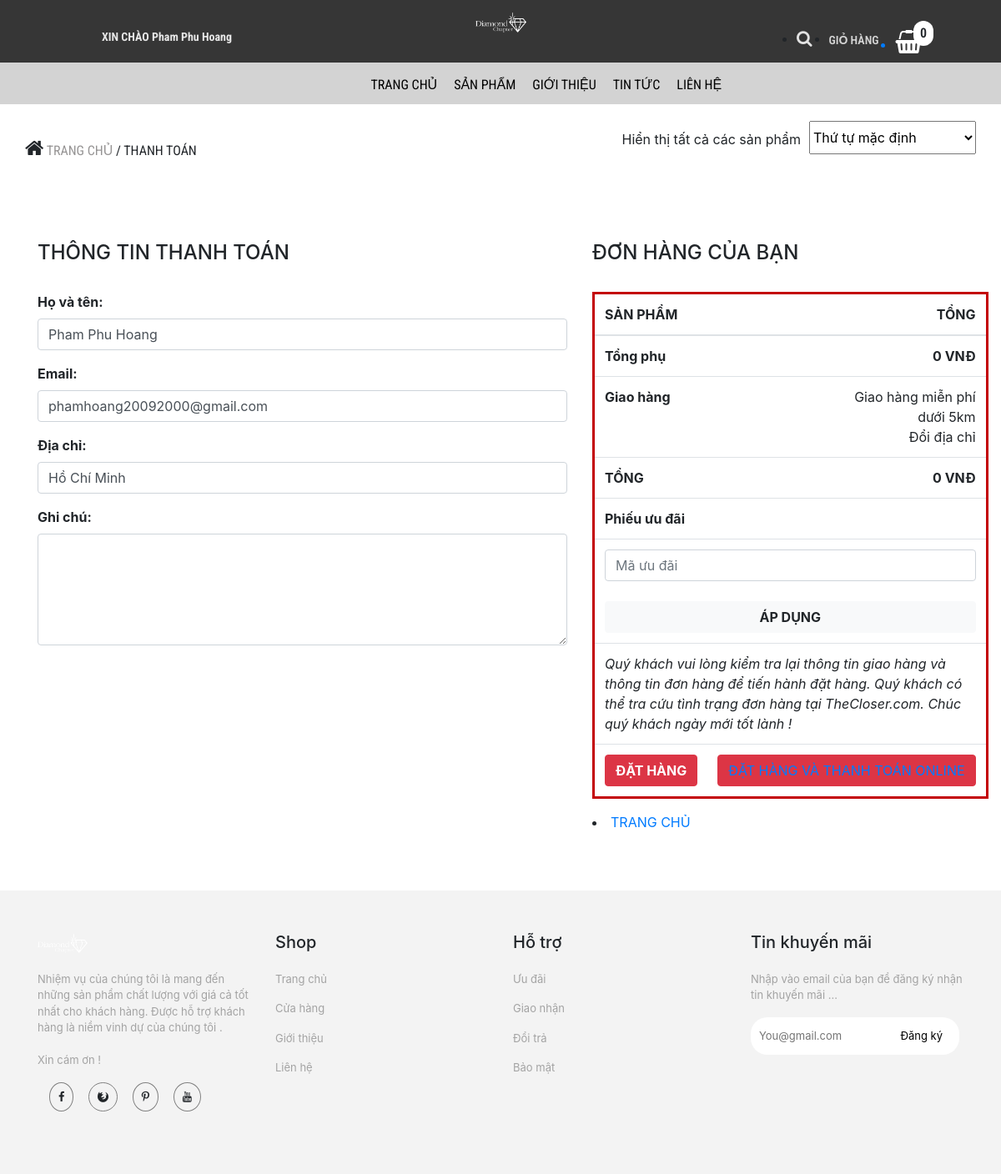
The app's page /trang-chinh/thanh-toan-gio-hang.php (signed in) with its own data.
### tables this page shows
CREATE TABLE `khach_hang` (
  `ma_kh` varchar(50) NOT NULL,
  `ho_ten` varchar(50) NOT NULL,
  `mat_khau` varchar(50) NOT NULL,
  `email` varchar(50) NOT NULL,
  `dia_chi` varchar(50) NOT NULL,
  `vai_tro` int(11) NOT NULL DEFAULT 0
);

### admin/dao/pdo.php (called while the page is built, shortened)
<?php
    function pdo_get_connection(){
        $pdo = new PDO("mysql:host=localhost;dbname=Comerce",'root','');
        $pdo->setAttribute(PDO::ATTR_ERRMODE, PDO::ERRMODE_EXCEPTION);
        return $pdo;
    }
    function pdo_query_one($sql){
        $sql_args = array_slice(func_get_args(),1);
        try{
            $conn = pdo_get_connection();
            $stmt = $conn ->prepare($sql);
            $stmt -> execute($sql_args);
            $row = $stmt -> fetch();
            return $row;
        }catch(PDOException $e){
            throw $e;
        }finally{
            unset($conn);
        }
    }
    ?>

### admin/dao/khach-hang.php (called while the page is built, shortened)
<?php
    require_once ('pdo.php');
    function khach_hang_select_by_id($ma_kh){
        $sql = "SELECT * FROM khach_hang WHERE ma_kh=?";
        return pdo_query_one($sql,$ma_kh);
    }
?>

### trang-chinh/thanh-toan-gio-hang.php (the view, shortened to what this page needs)
<!DOCTYPE html>
<html lang="en">
<head>
    <link rel="stylesheet" href="https://maxcdn.bootstrapcdn.com/bootstrap/4.0.0/css/bootstrap.min.css">
    <link rel="stylesheet" href="../../Comerce/css/chi-tiet-sp/products.css">
    <link rel="stylesheet" href="../../Comerce/css/chi-tiet-sp/plugin/css/owl.carousel.min.css">
    <link rel="stylesheet" href="../../Comerce/css/chi-tiet-sp/plugin/css/owl.theme.default.min.css">
    <link rel="stylesheet" href="https://cdnjs.cloudflare.com/ajax/libs/font-awesome/4.7.0/css/font-awesome.min.css">
    <link rel="stylesheet" href="https://maxcdn.bootstrapcdn.com/bootstrap/4.5.2/css/bootstrap.min.css">
</head>
<body>
    <div class="container-fluid">
        <div class="row">
            <div class="col-md-4" style="background-color: rgb(54, 54, 54);text-align: center">
                <div class="login">
                  <?php
                    if(!isset($_SESSION['user'])){
                  ?>
                  <a href="../../Comerce/tai-khoan/dang-nhap.php"><p><strong>ĐĂNG NHẬP / ĐĂNG KÍ</strong></p></a>
                    <?php }else{ ?>
                        <a href="../../Comerce/tai-khoan/thong-tin-tk.php"><p><strong>XIN CHÀO <?=$_SESSION['user']['ho_ten']?></strong></p></a>
                  <?php } ?>
                </div>
            </div>
            <div class="col-md-4" style="background-color: rgb(54, 54, 54);text-align: center">
                <div class="logo">
                <a href="index.php"><img src="../css/trang-chu/img/logo.png" alt="anh"></a>
                </div>
            </div>
            <div class="col-md-4" style="background-color: rgb(54, 54, 54);text-align: center">
                <div class="giohang" style = "position: reletive;">
                    <?php
                            $sll = 0;
                        ?>
                    <span style = "position: absolute;padding:3px 8px;background-color:#fff;border-radius:50px;left:295px;top:25px;" ><?=$sll?></span>
                <ul>
                        <li><i class="fa fa-search" style="font-size:20px;color:rgb(226, 226, 226)"></i></li>
                        <li><p style="color: rgb(212, 212, 212);font-size: 14px;">GIỎ HÀNG</p></li>
                       <a href="danh-sach-gio-hang.php"><li><i class="fa fa-shopping-basket" style="font-size:28px;color:rgb(255, 255, 255)"></i></li></a>
                    </ul>
                </div>
            </div>
        </div>
    </div>
    <div class="container-fluid">
        <div class="row">
            <div class="col-md-12" style="background-color: rgb(211, 211, 211);">
                <div class="nav">
                    <ul>
                        <li><a href="danh-sach-sp.php">TRANG CHỦ</a></li>
                        <li><a href="danh-sach-sp.php">SẢN PHẨM</a></li>
                            <li><a href="gioi-thieu.php">GIỚI THIỆU</a></li>
                            <li><a href="tin-tuc.php">TIN TỨC</a></li>
                            <li><a href="lien-he.php">LIÊN HỆ</a></li>
                    </ul>
                </div>
            </div>
        </div>
    </div>
    <div class="container" style="margin-top: 20px;">
        <div class="row">
            <div class="col-md-7" style="
    padding-left: 0px;
">
                <div class="chuyen">
                    <p><i class="fa fa-home" style="font-size:24px"></i> <span>TRANG CHỦ </span> / THANH TOÁN</p>
                </div>
            </div>
            <div class="col-md-5" style="padding-right: 0px;">
                <div class="thutu">
                    <ul>
                        <li>
                            <p style="margin-top: 10px;">Hiển thị tất cả các sản phẩm</p>
                        </li>
                        <li>
                            <select>
                               <option>Thứ tự mặc định</option>
                           </select>
                        </li>
                    </ul>
                </div>
            </div>
        </div>
    </div>
    <?php
        require_once ('../../Comerce/admin/dao/khach-hang.php');
        extract($_REQUEST);
        $ma_kh = $_SESSION['user']['ma_kh'];
        $item = khach_hang_select_by_id($ma_kh);
        extract($item);
    ?>
    <div class="container" style="margin-top: 80px;">
        <div class="row">
        <div class="col-sm-7">
        <form action="" method="post">
        <h4>THÔNG TIN THANH TOÁN</h4>
        <br>
        <table class="table table-borderless" border = "0">
            <tr>
                <div class="form-group">
                <label for=""> <b>Họ và tên:</b> </label>
                <input type="text" class="form-control" id="" name="ho_ten" value="<?=$ho_ten?>">
                </div>
            </tr>
            <tr>
                <div class="form-group">
                <label for=""><b>Email:</b></label>
                <input type="text" class="form-control" id="" name="email" value = "<?=$email?>">
                </div>
            </tr>
            <tr>
                <div class="form-group">
                <label for=""><b>Địa chỉ:</b></label>
                <input type="text" class="form-control" id="" name="dia_chi" value = "<?=$dia_chi?>">
                </div>
            </tr>
            <tr>
                <div class="form-group">
                <label for=""><b>Ghi chú:</b></label>
                <textarea class="form-control" rows="5" id="" name = "ghi_chu"></textarea>
                </div>
            </tr>
        </table>
        </div>
            <div class="col-sm-5">
            <h4>ĐƠN HÀNG CỦA BẠN</h4>
            <br>
            <table class="table" style = "border:3px solid #c30005;">
            <thead>
                <tr>
                    <th>SẢN PHẨM</th>
                    <th  style = "text-align:right;">TỔNG</th>
                </tr>
                </thead>
                <tbody>
                <?php
                $total = $i = 0;
                ?>
                <tr>
                    <td><b>Tổng phụ</b></td>
                    <td style = "text-align:right;"><b><?=number_format($total)?> VNĐ</b></td>
                </tr>
                <tr>
                    <td><b>Giao hàng</b></td>
                    <td style = "text-align:right;">Giao hàng miễn phí <br>
                    dưới 5km <br>
                    Đổi địa chỉ</td>
                </tr>
                <tr>
                    <td><b>TỔNG</b></td>
                    <td style = "text-align:right;"><b><?=number_format($total)?> VNĐ</b></td>
                </tr>
                <tr>
                    <td colspan = "2"><b>Phiếu ưu đãi</b></td>
                </tr>
                <tr>
                    <td colspan = "2">
                    <input type="text" class="form-control" placeholder="Mã ưu đãi"><br>
                    <button class = "btn btn-light" style = "width:100%;"><b>ÁP DỤNG</b></button>
                    </td>
                </tr>
                <tr>
                    <td colspan="2"><i>Quý khách vui lòng kiểm tra lại thông tin giao hàng và thông tin đơn hàng để tiến hành đặt hàng. Quý khách có thể tra cứu tình trạng đơn hàng tại TheCloser.com. Chúc quý khách ngày mới tốt lành !</i></td>
                </tr>
                <tr>
                        <td><button type="submit" name="dathang" class="btn btn-danger"><b>ĐẶT HÀNG</b></button></td>
                        <td><button type="submit" name="dathangonline" class="btn btn-danger"><a href="../../Comerce/vnpay_php/index.php">ĐẶT HÀNG VÀ THANH TOÁN ONLINE</a></button></td>
                </tr>
                </tbody>
            </table>
            <li><a href="danh-sach-sp.php">TRANG CHỦ</a></li>
            </div>
        </div>
        </div>
    <div class="container-fluid now2" style="margin-top: 70px;">
        <div class="row">
            <div class="container" style="margin-top: 50px;">
                <div class="row">
                    <div class="col-md-3">
                        <div class="fo">
                        <img src="../css/trang-chu/img/logo.png" alt="" style ="width:60px;">
                        </div>
                    </div>
                    <div class="col-md-3">
                        <div class="fo">
                            <h5>Shop</h5>
                        </div>
                    </div>
                    <div class="col-md-3">
                        <h5>Hỗ trợ</h5>
                    </div>
                    <div class="col-md-3">
                        <h5>Tin khuyến mãi</h5>
                    </div>
                </div>
                <div class="row" style="margin-top: 0px;">
                    <div class="col-md-3">
                        <div class="fo">
                            <ul>
                                <li>
                                    <p>
                                    Nhiệm vụ của chúng tôi là mang đến những sản phẩm chất lượng với giá cả tốt nhất cho khách hàng. Được hỗ trợ khách hàng là niềm vinh dự của chúng tôi . <br><br>
                                    Xin cám ơn !
                                </p>
                                </li>
                                <li><i class="fa fa-facebook "></i>
                                    <i class="fa fa-firefox"></i>
                                    <i class="fa fa-pinterest-p"></i>
                                    <i class="fa fa-youtube"></i>
                                </li>
                            </ul>
                        </div>
                    </div>
                    <div class="col-md-3">
                        <div class="fo">
                            <ul>
                                <li>
                                    <p>Trang chủ</p>
                                </li>
                                <li>
                                    <p>Cửa hàng</p>
                                </li>
                                <li>
                                    <p>Giới thiệu</p>
                                </li>
                                <li>
                                    <p>Liên hệ</p>
                                </li>
                            </ul>
                        </div>
                    </div>
                    <div class="col-md-3">
                        <div class="fo">
                            <ul>
                                <li>
                                    <p>Ưu đãi</p>
                                </li>
                                <li>
                                    <p>Giao nhận</p>
                                </li>
                                <li>
                                    <p>Đổi trả</p>
                                </li>
                                <li>
                                    <p>Bảo mật</p>
                                </li>
                            </ul>
                        </div>
                    </div>
                    <div class="col-md-3">
                        <div class="fo">
                            <ul>
                                <li>
                                    <p>Nhập vào email của bạn để đăng ký nhận tin khuyến mãi ...</p>
                                </li>
                                <li>
                                    <input type="text" placeholder="You@gmail.com">
                                    <a href="#">Đăng ký</a>
                                </li>
                            </ul>
                        </div>
                    </div>
                </div>
            </div>
        </div>
    </div>
</body>
</html>

### css/chi-tiet-sp/products.css (style rules this page uses)
* { margin: 0px; padding: 0px; box-sizing: border-box; }
.login p { margin-top: 34px; color: rgb(230, 230, 230); font-size: 14px; font-family: "Roboto Condensed", sans-serif; }
.logo { padding: 13px; }
.logo img { width: 61px; }
.nav { position: relative; width: 100%; height: 50px; background-color: rgb(211, 211, 211); font-family: "Roboto Condensed", sans-serif; }
.nav ul { position: absolute; top: 0; left: 35%; }
.nav ul li { float: left; list-style: none; margin-left: 20px; font-family: "Roboto Condensed", sans-serif; font-size: 16px; margin-top: 15px; }
.nav ul li a { text-decoration: none; color: black; }
.giohang { font-weight: 600; margin-left: 120px; font-family: "Roboto Condensed", sans-serif; }
.giohang ul li { float: left; margin-left: 20px; margin-top: 20px; }
.chuyen { font-family: "Roboto Condensed", sans-serif; margin-top: 20px; }
.chuyen span { color: rgb(150, 148, 148); }
.thutu { float: right; }
.thutu ul li { float: left; list-style: none; margin-left: 10px; }
.thutu ul li select { width: 200px; height: 40px; }
.fo ul li { margin-top: 15px; list-style: none; font-size: 13px; }
.fo img { width: 100px; }
.fo ul li i { margin-left: 14px; border: solid 1px gray; padding: 10px; border-radius: 100%; }
.fo ul li p { color: rgb(163, 163, 163); }
.fo ul li input { padding: 13px 10px; width: 250px; border: none; border-radius: 20px; }
.fo ul li a { position: absolute; top: 83px; right: 40px; color: black; }
.now2 { width: 100%; height: 340px; background-color: rgb(243, 243, 243); position: relative; }

### records on screen
khach_hang: ho_ten "Pham Phu Hoang", email "phamhoang20092000@gmail.com", dia_chi "Hồ Chí Minh"

### other values on screen
$_SESSION['user']['ho_ten'] "Pham Phu Hoang"
$sll "0"
$total "0"
